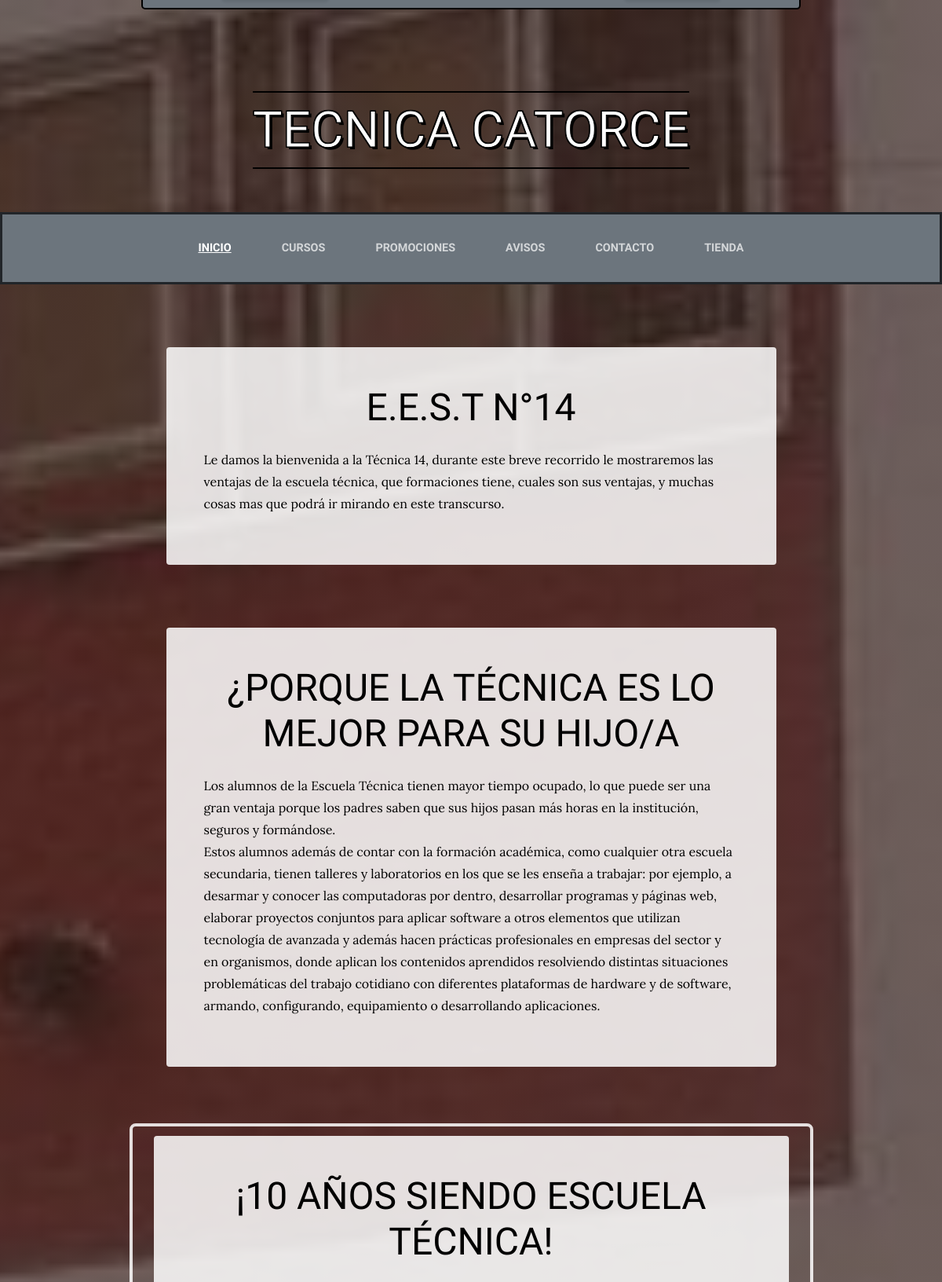
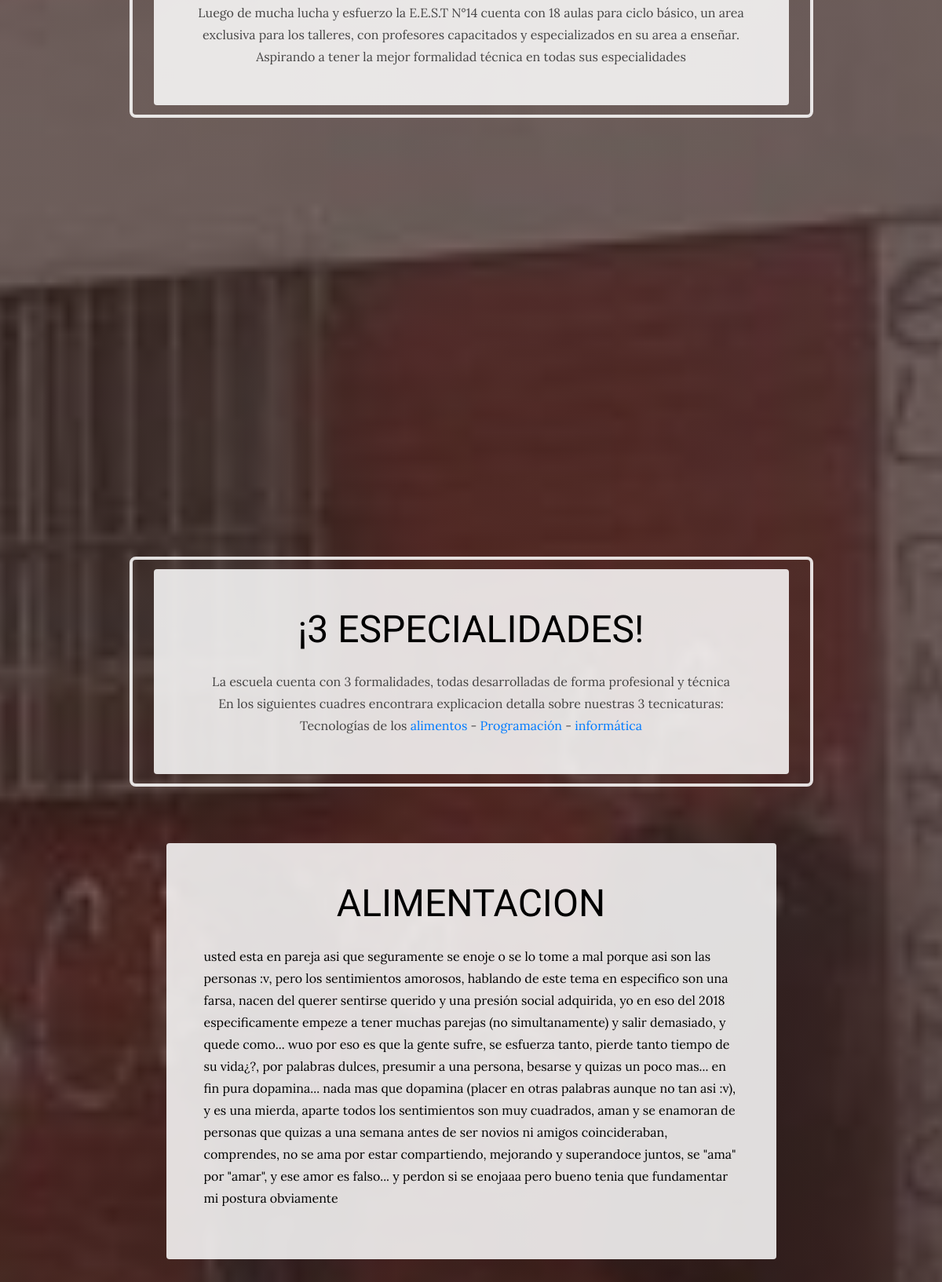
The page / (upper part) on the database its author committed (2 pictures, top to bottom).
### servicios/models.py (models this page shows, shortened)
class Servicio(models.Model):
    titulo = models.CharField(max_length=20)
    contenido = models.TextField()
    imagen = models.ImageField(upload_to="servicios")
    created = models.DateField(auto_now_add=True)
    update = models.DateField(auto_now_add=True)
    class Meta():
        verbose_name = "servicio"
        verbose_name_plural = "servicios"

### servicios/views.py (the view)
# urls.py: path('', views.Servicios, name="Tecnicaturas"),
def Servicios(request):
    servicio = Servicio.objects.all()
    titulo = "Home"
    return render(request, "sitio_web_app/home.html", {"servicio": servicio, "titulo":titulo})

### sitio_web_app/templates/sitio_web_app/home.html (shortened to what this page needs)
{% extends "sitio_web_app/base.html" %}
{% load static %}
{% block content %}
   <section class="page-section cta mx-auto">
    <div class="container">
      <div class="intro">
        <div class="intro-text left-0 col-lg-12 mx-auto text-center bg-faded p-5 rounded">
          <h2 class="section-heading mb-4" >
            <span class="section-heading-lower">E.E.S.T N°14</span>
          </h2>
          <p class="mb-3 text-left">
            Le damos la bienvenida a la Técnica 14, durante este breve recorrido le mostraremos las ventajas de la escuela técnica,
            que formaciones tiene, cuales son sus ventajas, y muchas cosas mas que podrá ir mirando en este transcurso.
          </p>
        </div>
      </div>
    </div>
  </section>
   <section class="page-section cta mx-auto">
    <div class="container">
      <div class="intro">
        <div class="intro-text left-0 mx-auto text-center bg-faded p-5 rounded">
          <h2 class="section-heading mb-4" >
            <span class="section-heading-lower">¿porque la técnica es lo mejor para su hijo/a</span>
          </h2>
          <p class="mb-3 text-left">
            Los alumnos de la Escuela Técnica tienen  mayor tiempo ocupado,
            lo que puede ser una gran ventaja porque los padres saben que sus hijos pasan más horas en la institución, seguros y formándose.<br>
            Estos alumnos además de contar con la formación académica, como cualquier otra escuela secundaria, tienen talleres y laboratorios en los que se les enseña a trabajar:
            por ejemplo, a desarmar y conocer las computadoras por dentro, desarrollar programas y páginas web, elaborar proyectos conjuntos para aplicar software a otros elementos que utilizan tecnología de avanzada
            y además hacen prácticas profesionales en empresas del sector y en organismos, donde aplican los contenidos aprendidos resolviendo distintas situaciones problemáticas del
            trabajo cotidiano con diferentes plataformas de hardware y de software, armando, configurando, equipamiento o desarrollando aplicaciones.
          </p>
        </div>
      </div>
    </div>
  </section>
    <section class="page-section cta">
      <div class="container">
        <div class="row">
          <div class="col-xl-9 mx-auto">
            <div class="cta-inner text-center rounded">
              <h2 class="section-heading mb-4">
                <span class="section-heading-lower">¡10 años siendo escuela técnica!</span>
              </h2>
              <p class="mb-0"> Luego de mucha lucha y esfuerzo la E.E.S.T N°14 cuenta con 18 aulas para ciclo básico, un area exclusiva para los talleres, con profesores capacitados y especializados en su area a enseñar.</p>
              <p class="mb-0"> Aspirando a tener la mejor formalidad técnica en todas sus especialidades </p>
            </div>
          </div>
        </div>
      </div>
    </section>
    <center >
    <iframe style="margin-bottom: 100px;" width="560" height="315" src="https://www.youtube.com/embed/ClbbhYN8_ec" frameborder="0" allow="accelerometer; autoplay; clipboard-write; encrypted-media; gyroscope; picture-in-picture" allowfullscreen></iframe>
    </center>
           <section class="page-section cta">
            <div class="container">
              <div class="row">
                <div class="col-xl-9 mx-auto">
                  <div class="cta-inner text-center rounded">
                    <h2 class="section-heading mb-4">
                      <span class="section-heading-lower">¡3 especialidades!</span>
                    </h2>
                    <p class="mb-0"> La escuela cuenta con 3 formalidades, todas desarrolladas de forma profesional y técnica</p>
                    <p class="mb-0"> En los siguientes cuadres encontrara explicacion detalla sobre nuestras 3 tecnicaturas: </p>
                    <p class="mb-0"> Tecnologías de los <a href="#Alimentacion"> alimentos</a> - <a href="#Programacion"> Programación </a> - <a href="#informatica"> informática </a> </p>
                  </div>
                </div>
              </div>
            </div>
          </section>
      {% for servicio in servicio %}
      <section class="page-section clearfix">
          <div class="container" id="{{servicio.titulo}}">
            <div class="intro">
              <div class="intro-text mx-auto left-0 text-left bg-faded p-5 rounded">
                <h2 class="section-heading mb-4" >
                  <span class="section-heading-lower">{{servicio.titulo}}</span>
                </h2>
                <p class="mb-3">{{servicio.contenido}} </p>
              </div>
            </div>
          </div>
        </section>
    {% endfor %}
  {% endblock %}

### sitio_web_app/static/sitio_web_app/css/gestion.css (style rules this page uses)
body { font-family: 'Lora'; background: linear-gradient(rgba(47, 23, 15, 0.65), rgba(47, 23, 15, 0.65)), url("../img/bg_main.jpg"); background-attachment: fixed; background-position: center; background-size: cover; }
h1, h2, h3, h4, h5, h6 { font-family: 'Raleway'; }
p { line-height: 1.75; }
.page-section { margin-top: 5rem; margin-bottom: 5rem; }
.section-heading { text-transform: uppercase; }
.section-heading .section-heading-lower { display: block; font-size: 3rem; font-weight: 100; text-align: center; color:black; }
.bg-faded { background-color: rgba(255, 255, 255, 0.85); }
.intro { position: static; }
@media (min-width: 992px) { .intro .intro-text { width: 100%; background-color:rgba(255, 255, 255, 0.85); color: cornsilk; display: block; } }
@media (min-width: 992px) { .mb-3 { color: black; } }
@media (min-width: 1200px) { .intro .intro-text { width: 70%; } }
.cta { padding-top: 0rem; padding-bottom: 0rem; background-color: transparent; }
.cta .cta-inner { padding: 3rem; margin: 0.5rem; background-color: rgba(255, 255, 255, 0.85); color: cornsilk; }
.cta .cta-inner:before { border-radius: 0.5rem; content: ''; position: absolute; top: -0.5rem; bottom: -0.5rem; left: -0.5rem; right: -0.5rem; border: 0.25rem solid rgba(255, 255, 255, 0.85); z-index: -10 }
.mb-0 { color:rgba(0, 0, 0, 0.7); }

### rows shown on the page
Servicio: titulo "ALIMENTACION", contenido "usted esta en pareja asi que seguramente se enoje o se lo tome a mal porque asi son las personas :v, pero los sentimientos amorosos, hablando de este tema en especifico son una farsa, nacen del querer sentirse querido y una presión social adquirida, yo en eso del 2018 especificamente empeze a tener muchas parejas (no simultanamente) y salir demasiado, y quede como... wuo por eso es que la gente sufre, se esfuerza tanto, pierde tanto tiempo de su vida¿?, por palabras dulces, presumir a una persona, besarse y quizas un poco mas... en fin pura dopamina... nada mas que dopamina (placer en otras palabras aunque no tan asi :v), y es una mierda, aparte todos los sentimientos son muy cuadrados,…"
